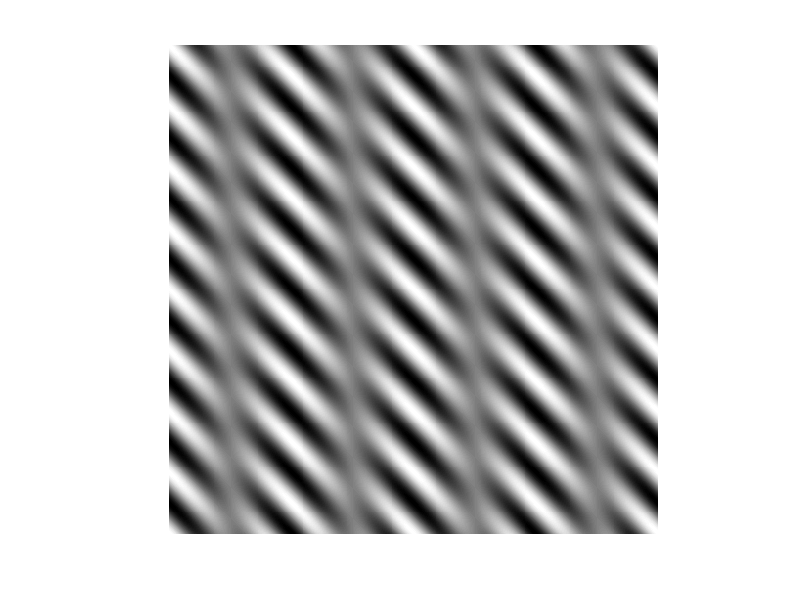

The MATLAB script that drew this image:
function main
N = 500;
t = linspace(0, 16*pi, 500);
v = cos(2*t);

im1 = ones(N, 1).*t;
im1show = (im1 - min(min(im1)))/(max(max(im1) - min(min(im1))));
%figure; imshow(im1show);

im2 = im1';
im2show = (im2 - min(min(im2)))/(max(max(im2) - min(min(im2))));
%figure; imshow(im2show);

im3 = cos(im1 - im2);
im3show = (im3 - min(min(im3)))/(max(max(im3) - min(min(im3))));
%figure; imshow(im3show);

t = linspace(0, 2*pi, 500);
v = cos(2*t);
im4 = ones(N, 1).*v;
im4show = (im4 - min(min(im4)))/(max(max(im4) - min(min(im4))));
%figure; imshow(im4show);

im5 = im3 .* im4;
im5show = (im5 - min(min(im5)))/(max(max(im5) - min(min(im5))));
figure; imshow(im5show);
end

